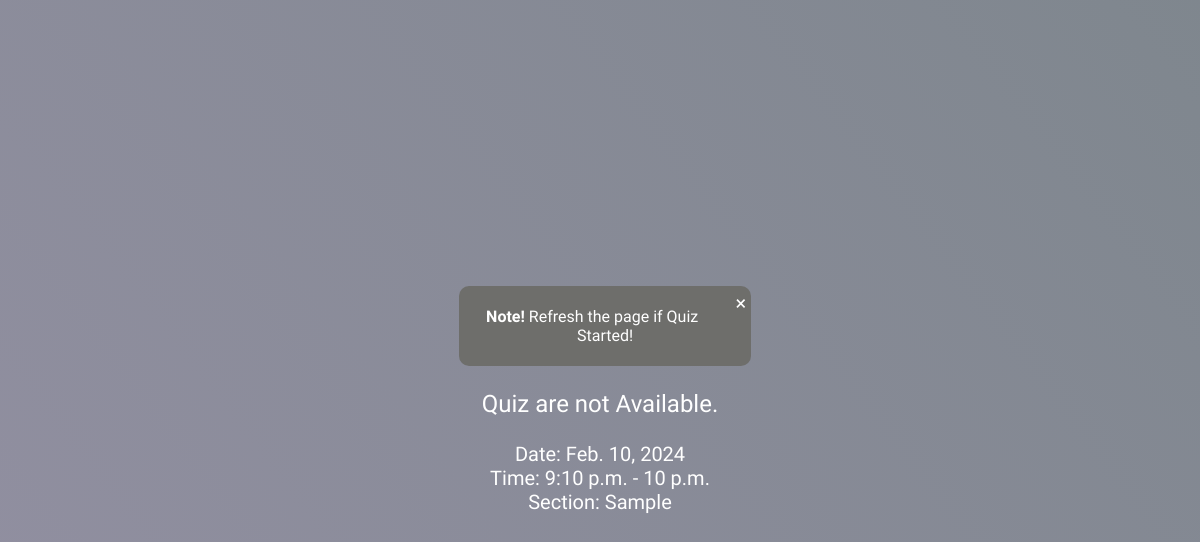
/quiz-not-available/1/, run on the app's committed database.
### quiz/models.py (models this page shows, shortened)
class QuizSetting(models.Model):
    user = models.ForeignKey(User, on_delete=models.CASCADE, null=True, blank=True)
    select_data = models.DateField(_('Select Date'))
    start_time = models.TimeField(_('Start Time'))
    end_time = models.TimeField(_('End Time'))
    section = models.CharField(_('Section'), max_length=255, null=True, blank=True)
    show_correct_answer = models.CharField(_('Show Answer'), max_length=255, blank=True, null=True)
    show_solution = models.CharField(_('Show Solution'), max_length=255, blank=True, null=True)
    question_timer = models.IntegerField(_('Question Timer'), default=10)

### quiz/views.py (the view)
# urls.py: path('quiz-not-available/<int:id>/',views.not_available, name='quiz-not-available'),
def not_available(request,id):
    quiz_setting = QuizSetting.objects.get(pk=id)
    current_datetime = timezone.localtime(timezone.now(), pytz.timezone('Asia/Manila'))
    quiz_start_datetime = timezone.make_aware(
        datetime.combine(quiz_setting.select_data, quiz_setting.start_time),
        timezone.get_current_timezone()
    )
    quiz_end_datetime = timezone.make_aware(
        datetime.combine(quiz_setting.select_data, quiz_setting.end_time),
        timezone.get_current_timezone()
    )
    if quiz_start_datetime <= current_datetime <= quiz_end_datetime:
        return redirect('link-actual-quiz', id=id)
    return render(request,'notavailable/not_available_quiz.html',{'quiz_setting': quiz_setting})

### templates/notavailable/not_available_quiz.html (shortened to what this page needs)
<!DOCTYPE html>
<html lang="en">
<head>
    {% load static %}
    <link rel="stylesheet" href="{% static 'css/not_available/not.css' %}">
</head>
<body>
    <div class="container">
        <div class="alert">
            <span class="closebtn" onclick="this.parentElement.style.display='none';">&times;</span>
            <p style="color: rgb(255, 255, 255);"><strong>Note! </strong>Refresh the page if Quiz Started!</p>
        </div>
        <p class="message">Quiz are not Available.</p>
        <p style="font-size: 20px; padding:0; margin:0; color:white;">Date: {{quiz_setting.select_data}}</p>
        <p style="font-size: 20px; padding:0; margin:0; color:white;">Time: {{quiz_setting.start_time}} - {{quiz_setting.end_time}}</p>
        <p style="font-size: 20px; padding:0; margin:0; color:white;">Section: {{quiz_setting.section}}</p>
    </div>
</body>
</html>

### static/css/not_available/not.css (style rules this page uses)
body { margin: 0; padding: 0; display: flex; justify-content: center; align-items: center; height: 100vh; font-family: 'Nova Square', sans-serif; height: 100vh; width: 100%; background: linear-gradient(232deg, rgba(0, 15, 30, 0.5), rgba(38, 33, 69, 0.5)), url('../../img/bg.jpg'); background-size: cover; background-repeat: no-repeat; background-attachment: fixed; position: relative; }
.container { text-align: center; }
.message { font-size: 24px; color: #fff; }

### templates/notavailable/not_available_quiz.html (style rules this page uses)
.alert { padding: 5px; background-color: #6e6e6b; color: white; border-radius: 10px; width: 100%; }
.closebtn { margin-left: 15px; color: white; float: right; font-size: 20px; cursor: pointer; transition: 0.3s; }

### data on the page
QuizSetting: select_data "Feb. 10, 2024", start_time "9:10 p.m.", end_time "10 p.m.", section "Sample"
